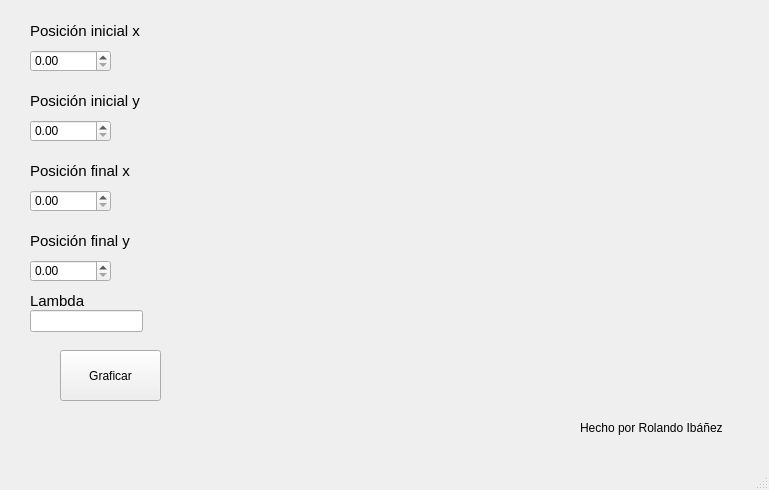
<?xml version="1.0" encoding="UTF-8"?>
<ui version="4.0">
 <class>MainWindow</class>
 <widget class="QMainWindow" name="MainWindow">
  <property name="geometry">
   <rect>
    <x>0</x>
    <y>0</y>
    <width>769</width>
    <height>490</height>
   </rect>
  </property>
  <property name="maximumSize">
   <size>
    <width>769</width>
    <height>490</height>
   </size>
  </property>
  <property name="windowTitle">
   <string>Graficación de línea</string>
  </property>
  <widget class="QWidget" name="centralwidget">
   <widget class="PlotWidget" name="graphWidget" native="true">
    <property name="geometry">
     <rect>
      <x>230</x>
      <y>20</y>
      <width>501</width>
      <height>381</height>
     </rect>
    </property>
   </widget>
   <widget class="QDoubleSpinBox" name="sbox_x0">
    <property name="geometry">
     <rect>
      <x>30</x>
      <y>50</y>
      <width>81</width>
      <height>22</height>
     </rect>
    </property>
   </widget>
   <widget class="QDoubleSpinBox" name="sbox_y0">
    <property name="geometry">
     <rect>
      <x>30</x>
      <y>120</y>
      <width>81</width>
      <height>22</height>
     </rect>
    </property>
   </widget>
   <widget class="QDoubleSpinBox" name="sbox_x1">
    <property name="geometry">
     <rect>
      <x>30</x>
      <y>190</y>
      <width>81</width>
      <height>22</height>
     </rect>
    </property>
   </widget>
   <widget class="QDoubleSpinBox" name="sbox_y1">
    <property name="geometry">
     <rect>
      <x>30</x>
      <y>260</y>
      <width>81</width>
      <height>22</height>
     </rect>
    </property>
   </widget>
   <widget class="QLabel" name="label">
    <property name="geometry">
     <rect>
      <x>30</x>
      <y>20</y>
      <width>141</width>
      <height>21</height>
     </rect>
    </property>
    <property name="font">
     <font>
      <pointsize>11</pointsize>
     </font>
    </property>
    <property name="text">
     <string>Posición inicial x</string>
    </property>
   </widget>
   <widget class="QLabel" name="label_2">
    <property name="geometry">
     <rect>
      <x>30</x>
      <y>90</y>
      <width>141</width>
      <height>21</height>
     </rect>
    </property>
    <property name="font">
     <font>
      <pointsize>11</pointsize>
     </font>
    </property>
    <property name="text">
     <string>Posición inicial y</string>
    </property>
   </widget>
   <widget class="QLabel" name="label_3">
    <property name="geometry">
     <rect>
      <x>30</x>
      <y>160</y>
      <width>141</width>
      <height>21</height>
     </rect>
    </property>
    <property name="font">
     <font>
      <pointsize>11</pointsize>
     </font>
    </property>
    <property name="text">
     <string>Posición final x</string>
    </property>
   </widget>
   <widget class="QLabel" name="label_4">
    <property name="geometry">
     <rect>
      <x>30</x>
      <y>230</y>
      <width>141</width>
      <height>21</height>
     </rect>
    </property>
    <property name="font">
     <font>
      <pointsize>11</pointsize>
     </font>
    </property>
    <property name="text">
     <string>Posición final y</string>
    </property>
   </widget>
   <widget class="QLabel" name="label_5">
    <property name="geometry">
     <rect>
      <x>30</x>
      <y>290</y>
      <width>141</width>
      <height>21</height>
     </rect>
    </property>
    <property name="font">
     <font>
      <pointsize>11</pointsize>
     </font>
    </property>
    <property name="text">
     <string>Lambda</string>
    </property>
   </widget>
   <widget class="QLineEdit" name="lineEdit">
    <property name="geometry">
     <rect>
      <x>30</x>
      <y>310</y>
      <width>113</width>
      <height>22</height>
     </rect>
    </property>
   </widget>
   <widget class="QPushButton" name="btn_graficar">
    <property name="geometry">
     <rect>
      <x>60</x>
      <y>350</y>
      <width>101</width>
      <height>51</height>
     </rect>
    </property>
    <property name="text">
     <string>Graficar</string>
    </property>
   </widget>
   <widget class="QLabel" name="label_6">
    <property name="geometry">
     <rect>
      <x>580</x>
      <y>420</y>
      <width>161</width>
      <height>16</height>
     </rect>
    </property>
    <property name="text">
     <string>Hecho por Rolando Ibáñez</string>
    </property>
   </widget>
  </widget>
  <widget class="QMenuBar" name="menubar">
   <property name="geometry">
    <rect>
     <x>0</x>
     <y>0</y>
     <width>769</width>
     <height>26</height>
    </rect>
   </property>
  </widget>
  <widget class="QStatusBar" name="statusbar"/>
 </widget>
 <customwidgets>
  <customwidget>
   <class>PlotWidget</class>
   <extends>QWidget</extends>
   <header location="global">pyqtgraph</header>
   <container>1</container>
  </customwidget>
 </customwidgets>
 <resources/>
 <connections/>
</ui>
